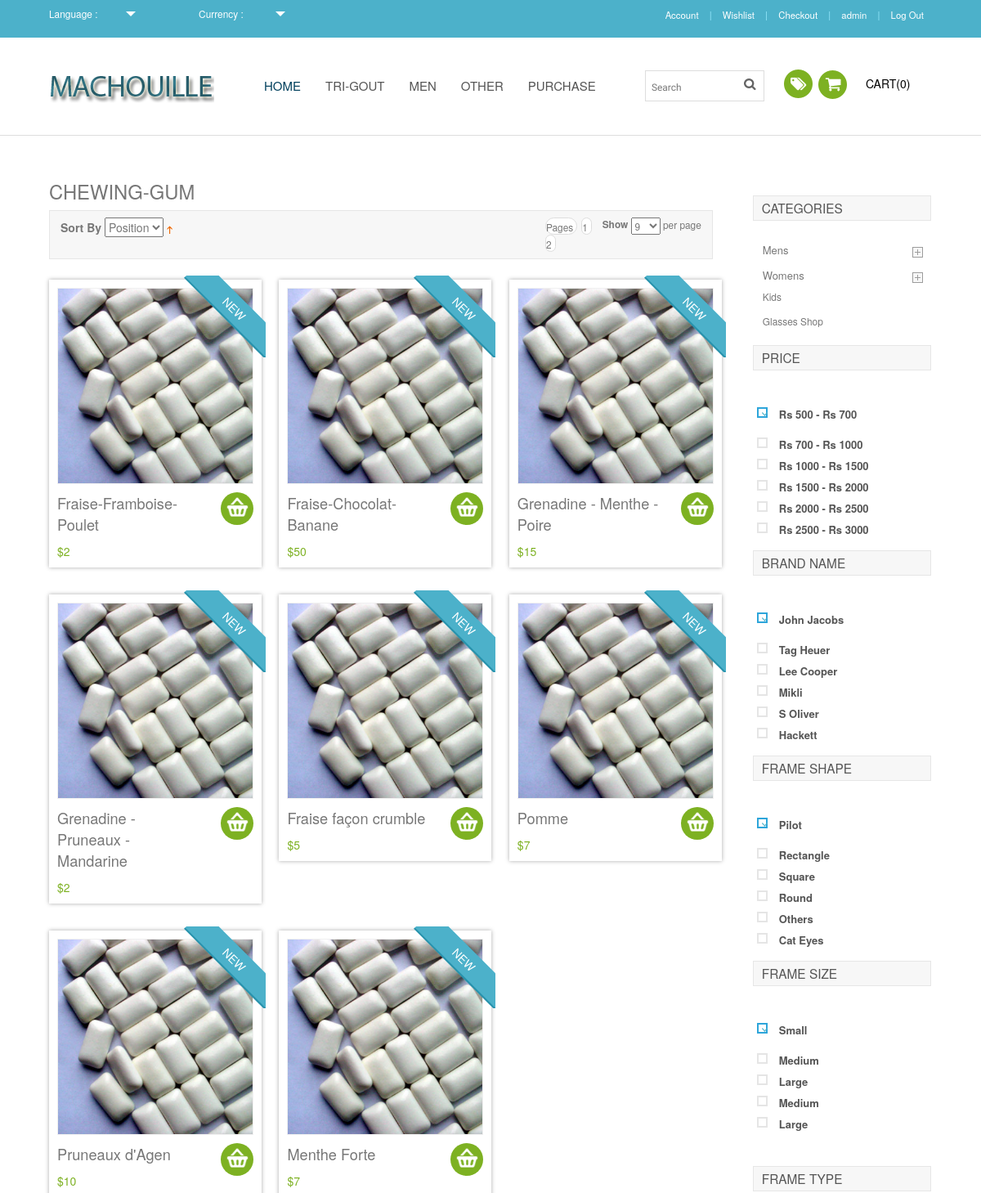
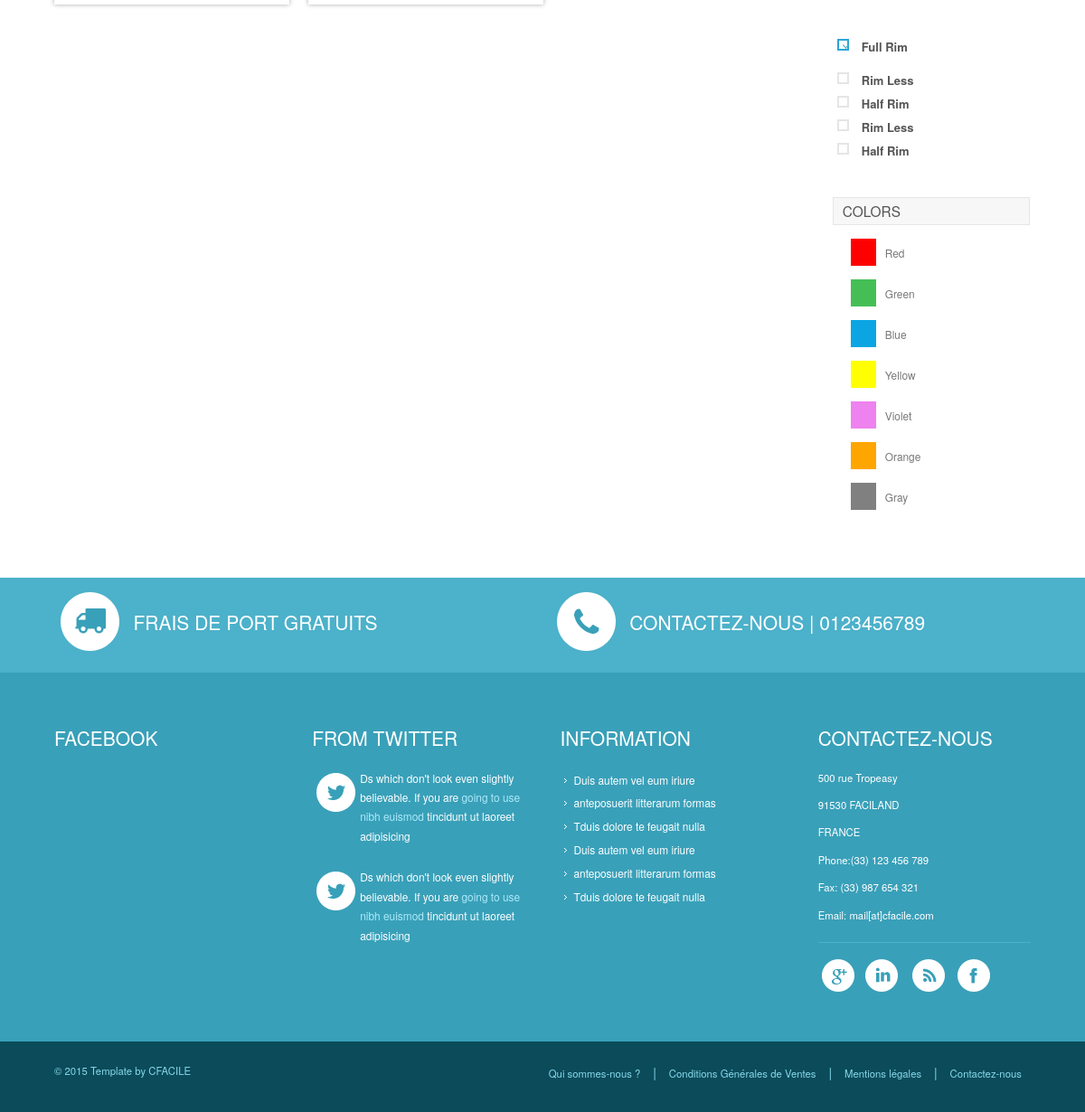
Page /products.php (signed in) on the committed database (2 pictures, top to bottom).
### tables this page shows
CREATE TABLE IF NOT EXISTS `product` (
  `id` int(11) NOT NULL AUTO_INCREMENT,
  `price` double NOT NULL,
  `name` varchar(100) NOT NULL,
  `category` int(11) NOT NULL DEFAULT '1',
  `img` varchar(40) DEFAULT NULL,
  `desc` text NOT NULL,
  PRIMARY KEY (`id`)
);

### classes/Database.class.php (called while the page is built, shortened)
<?php
		class Database
		{
			private $_link;
			public function __construct()
			{
				try
				{
					$this->_link = new PDO('mysql:host=127.0.0.1;dbname=machouille', "root", "");
					$this->_link->setAttribute(PDO::ATTR_ERRMODE, PDO::ERRMODE_EXCEPTION);
				}
				catch(PDOException $e)
				{
					 die('Database error : ' . $e->getMessage());
				}
			}
			public function prepare($str)
			{
				return $this->_link->prepare($str);
			}
		}
?>

### classes/Product.class.php (called while the page is built, shortened)
<?php
    require_once("Database.class.php");
    Class Product
    {
         private $_db;
        public function __construct()
        {
            $this->_db = new Database();
        }
        public function getAll(){
            $data = $this->_db->prepare("SELECT * FROM product", true);
            $data->execute();
            $result = $data->fetchAll();
            if(empty($result))
                return false;
            else
            {
                return $result;
            }
        }
    }
?>

### classes/displayProducts.php (the view, shortened to what this page needs)
<?php
require_once("classes/Product.class.php");
$nbProductToDisplay = 10;
$productObject = new Product();
if(isset($category) && $category != "")
	$products = $productObject->getByCategoryName($category);
else if(isset($_GET['name']) && $_GET['name'] != "")
	$products = $productObject->getByName($_GET['name']);
else
	$products = $productObject->getAll();
?>
<div class="top-box">
<?php
if($products)
for ($i=0; $i < $nbProductToDisplay && $i<count($products); $i++) {
	if($i%3 ==0) {
?>
		</div>
		<div class="top-box">
<?php
	}
?>
 <div class="col_1_of_3 span_1_of_3">
   <a href=<?php echo 'single.php?id=' . $products[$i]['id'] ?>>
	<div class="inner_content clearfix">
		<div class="product_image">
			<img src="images/bb3.jpg" alt=""/>
		</div>
        <div class="sale-box"><span class="on_sale title_shop">New</span></div>
        <div class="price">
		   <div class="cart-left">
				<p class="title"><?php echo $products[$i]['name'] ?></p>
				<div class="price1">
				  <span class="actual">$<?php echo $products[$i]['price'] ?></span>
				</div>
			</div>
			<div class="cart-right"> </div>
		 </div>
       </div>
     </a>
	</div>
<?php
}
?>
</div>

### css/style.css (style rules this page uses)
html,body,div,span,applet,object,iframe,h1,h2,h3,h4,h5,h6,p,blockquote,pre,a,abbr,acronym,address,big,cite,code,del,dfn,em,img,ins,kbd,q,s,samp,small,strike,strong,sub,sup,tt,var,b,u,i,dl,dt,dd,ol,nav ul,nav li,fieldset,form,label,legend,table,caption,tbody,tfoot,thead,tr,th,td,article,aside,canvas,details,embed,figure,figcaption,footer,header,hgroup,menu,nav,output,ruby,section,summary,time,mark,audio,video { margin:0;padding:0;border:0;font-size:100%;font:inherit;vertical-align:baseline; }
img { max-width:100%; }
body { font-family: 'Exo 2', sans-serif; background:#fff; }
.span_1_of_3 { width:31.2%; -webkit-transition: all 0.4s ease; -moz-transition: all 0.4s ease; -o-transition: all 0.4s ease; transition: all 0.4s ease; }
.col_1_of_3 { display: block; float:left; margin: 1% 0 1% 2.6%; box-shadow:0 0 5px #aaa; -webkit-box-shadow:0 0 5px #aaa; -moz-box-shadow:0 0 5px #aaa; -o-box-shadow:0 0 5px #aaa; }
.col_1_of_3:first-child { margin-left: 0; }
.price { padding:10px 0 0 0; }
.inner_content { padding:10px; position: relative; }
.product_image img { display:block; border:1px solid #f0f0f0; }
.sale-box { height: 100px; right: -5px; overflow: hidden; position: absolute; text-align: center; top: -5px; width: 100px; }
.sale-box span.on_sale { background:#4cb1ca; color: #FFF; display: block; left: -9px; font-size:1em; padding: 5px 0; position: relative; text-align: center; top: 25px; -webkit-transform: rotate(45deg); -moz-transform: rotate(45deg); -ms-transform: rotate(45deg); -o-transform: rotate(45deg); transform: rotate(45deg); width: 140px; z-index: 2; text-transform:uppercase; border-bottom: 2px solid #2892AC; }
.cart-left { width:73.5%; float: left; margin-right: 2.6%; }
p.title { color: #777; font-size:1.3em; }
.cart-right { float: right; background: url(../images/cart2.png)2px 0px #7db122; border-radius: 100px; -webkit-border-radius: 100px; -moz-border-radius: 100px; -o-border-radius: 100px; width: 40px; height: 40px; text-align: center; cursor:pointer; }
.price1 { margin-top:10px; }
span.actual { color:#7db122; font-size:1em; }
.top-box { margin-bottom:2%; }

### rows in the picture
product: name "Fraise-Framboise-Poulet", price "2"
product: name "Fraise-Chocolat-Banane", price "50"
product: name "Grenadine - Menthe - Poire", price "15"
product: name "Grenadine - Pruneaux - Mandarine", price "2"
product: name "Fraise façon crumble", price "5"
product: name "Pomme", price "7"
product: name "Pruneaux d'Agen", price "10"
product: name "Menthe Forte", price "7"

### other values in the picture
$_SESSION['user']['login'] "admin"
